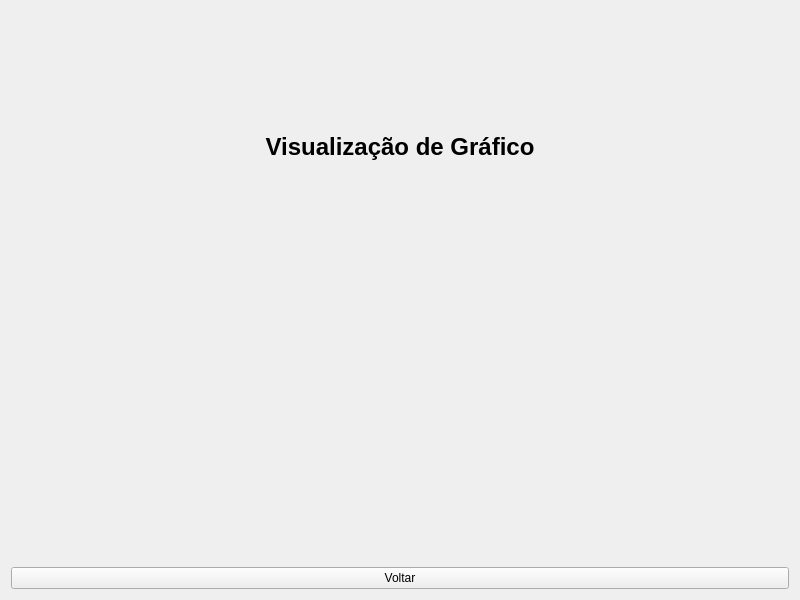
<?xml version="1.0" encoding="UTF-8"?>
<ui version="4.0">
 <class>VisualizarGrafico</class>
 <widget class="QWidget" name="VisualizarGrafico">
  <property name="geometry">
   <rect>
    <x>0</x>
    <y>0</y>
    <width>800</width>
    <height>600</height>
   </rect>
  </property>
  <property name="windowTitle">
   <string>Visualizar Gráfico</string>
  </property>
  <layout class="QVBoxLayout" name="verticalLayout">
   <item>
    <widget class="QLabel" name="labelTitulo">
     <property name="text">
      <string>Visualização de Gráfico</string>
     </property>
     <property name="alignment">
      <set>Qt::AlignCenter</set>
     </property>
     <property name="styleSheet">
      <string notr="true">font-size: 18pt; font-weight: bold;</string>
     </property>
    </widget>
   </item>
   <item>
    <widget class="QWidget" name="widgetMatplotlib" native="true"/>
   </item>
   <item>
    <widget class="QPushButton" name="botaoVoltar">
     <property name="text">
      <string>Voltar</string>
     </property>
     <property name="minimumHeight">
      <number>30</number>
     </property>
    </widget>
   </item>
  </layout>
 </widget>
 <resources/>
 <connections/>
</ui>
